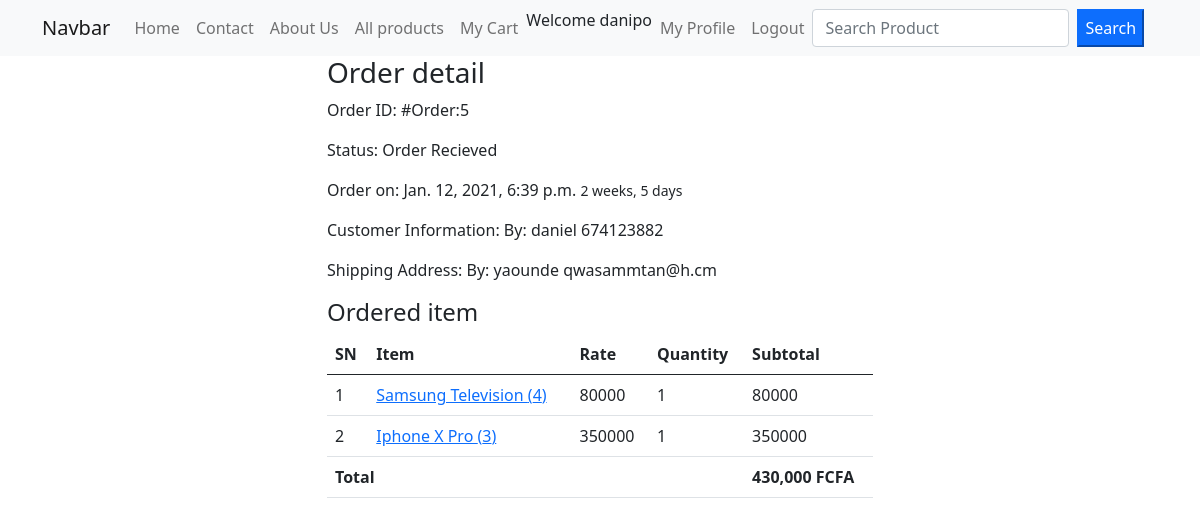
Screenshot of /profile/order-5 (signed in) with the database file from the repository.
### ecommerceapp/models.py (models this page shows, shortened)
class Order(models.Model):
	cart = models.OneToOneField(Cart, on_delete=models.CASCADE)
	ordered_by = models.CharField(max_length=200)
	shipping_address  = models.CharField(max_length=200)
	mobile = models.CharField(max_length=10)
	email = models.EmailField(null=True, blank=True)
	subtotal = models.PositiveIntegerField()
	discount = models.PositiveIntegerField()
	total = models.PositiveIntegerField()
	order_status = models.CharField(max_length=50, choices=ORDER_STATUS, default='Order Recieved')
	created_at = models.DateTimeField(auto_now_add=True)

class CartProduct(models.Model):
	cart = models.ForeignKey(Cart, on_delete=models.CASCADE)
	product = models.ForeignKey(Product, on_delete=models.CASCADE)
	rate = models.PositiveIntegerField(default=1)
	quantity = models.PositiveIntegerField(default=1)
	subtotal = models.PositiveIntegerField(default=1)

class Product(models.Model):
	title = models.CharField(max_length=200)
	slug = models.SlugField(unique=True)
	category =models.ForeignKey(Category, on_delete=models.CASCADE)
	image = models.ImageField(upload_to='products')
	marked_price = models.PositiveIntegerField()
	selling_price = models.PositiveIntegerField()
	description = models.TextField()
	warranty = models.CharField(max_length=300, null=True, blank = True)
	return_policy = models.CharField(max_length=300, null=True, blank=True)
	view_count = models.PositiveIntegerField(default=0)

### ecommerceapp/views.py (the view)
# urls.py: path('profile/order-<int:pk>', CustomerOrderDetailView.as_view(), name='customerorderdetails'),
class CustomerOrderDetailView(DetailView):
	template_name = 'customerorderdetail.html'
	model = Order
	context_object_name = 'ord_obj'
	def dispatch(self, request, *args, **kwargs):
		if request.user.is_authenticated and Customer.objects.filter(user=request.user).exists():
			order_id = self.kwargs['pk']
			order = Order.objects.get(id=order_id)
			if request.user.customer != order.cart.customer:
				return redirect('ecommerceapp:customerprofile')
			else:
				pass
		else:
			return redirect('/login/?next=/profile/')
		return super().dispatch(request, *args, **kwargs)

### templates/customerorderdetail.html (shortened to what this page needs)
{% extends "base.html" %}
{% load humanize %}
{% block content %}
<div class="row">
    <div class="col-md-6 mx-auto">
        <h3>Order detail</h3>
        <p><span class="font-weight-bold">Order ID:</span> #Order:{{ord_obj.id}} </p>
        <p><span class="font-weight-bold">Status:</span> {{ord_obj.order_status}} </p>
        <p><span class="font-weight-bold">Order on:</span> {{ord_obj.created_at}} <small>
                {{ord_obj.created_at|timesince }}
            </small> </p>
        <p><span class="font-weight-bold">Customer Information:</span> By: {{ord_obj.ordered_by}}
            {{ord_obj.mobile}} </p>
        <p><span class="font-weight-bold">Shipping Address:</span> By: {{ord_obj.shipping_address}}
            {{ord_obj.email}} </p>
        <h4>Ordered item</h4>
        <table class="table">
            <thead>
                <tr>
                    <th>SN</th>
                    <th>Item</th>
                    <th>Rate</th>
                    <th>Quantity</th>
                    <th>Subtotal</th>
                </tr>
            </thead>
            <tbody>
                {% for cp in ord_obj.cart.cartproduct_set.all %}
                <tr>
                    <td> {{forloop.counter}} </td>
                    <td> <a target="_blank" href=" {% url "ecommerceapp:productdetail" cp.product.slug %} ">{{cp.product.title}} ({{cp.product.id}}) </a> </td>
                                <td>{{ cp.rate }}</td>
                                <td> {{cp.quantity}} </td>
                                <td> {{cp.subtotal}} </td>
                            </tr>
                        {% endfor %}
                        <tr>
                            <th colspan=" 4" class="text-right"> Total </th>
                    <th> {{ord_obj.total|intcomma}} FCFA </th>
                </tr>
            </tbody>
        </table>
    </div>
</div>
{% endblock content %}

### templates/base.html (shortened to what this page needs)
<!doctype html>
<html lang="en">
<head>
<link href="https://cdn.jsdelivr.net/npm/bootstrap@5.0.0-beta1/dist/css/bootstrap.min.css" rel="stylesheet">
</head>
<body>
    <nav class="navbar navbar-expand-lg navbar-light bg-light">
  <div class="container">
    <a class="navbar-brand" href="#">Navbar</a>
    <div class="collapse navbar-collapse" id="navbarSupportedContent">
            <ul class="navbar-nav">
                <li class="nav-item active">
                    <a class="nav-link" href="{% url 'ecommerceapp:index' %}" aria-current="page">Home</a>
                </li>
                <li class="nav-item">
                    <a class="nav-link" href="{% url 'ecommerceapp:contact' %}">Contact</a>
                </li>
                <li class="nav-item">
                    <a class="nav-link" href="{% url 'ecommerceapp:about' %}">About Us</a>
                </li>
                <li class="nav-item">
                    <a class="nav-link" href="{% url 'ecommerceapp:allproduct' %}">All products</a>
                </li>
                <li class="nav-item">
                    <a class="nav-link" href="{% url 'ecommerceapp:mycart' %}">My Cart</a>
                </li>
                {% if request.user.customer %}
                <li class="nav-item">
                   Welcome {{request.user.username}}
                </li>
                <li class="nav-item">
                        <a href="{% url "ecommerceapp:customerprofile" %}" class="nav-link">My Profile</a>
                    </li>
                    <li class="nav-item">
                        <a href="{% url "ecommerceapp:customerlogout" %}" class="nav-link">Logout</a>
                    </li>
                {% endif %}
            </ul>
                          <form action=" {% url "ecommerceapp:search" %} " method="GET" class="d-flex">
                  <input class="form-control me-2 mx-auto" type="text"  name='keyword' placeholder="Search Product" required>
                  <button class="btn-primary">Search</button>
              </form>
    </div>
  </div>
</nav>
<div class='container'>
        {% block content %}
        {% endblock %}
</div>
</body>
</html>

### rows the page displays
Order: id "5", order_status "Order Recieved", created_at "Jan. 12, 2021, 6:39 p.m.", created_at "2 weeks, 5 days", ordered_by "daniel", mobile "674123882", shipping_address "yaounde", email "qwasammtan@h.cm", total "430,000"
CartProduct: product "Samsung Television", product.id "4", rate "80000", quantity "1", subtotal "80000"
CartProduct: product "Iphone X Pro", product.id "3", rate "350000", quantity "1", subtotal "350000"

### other values shown
{{ request.user.username }} "danipo"
